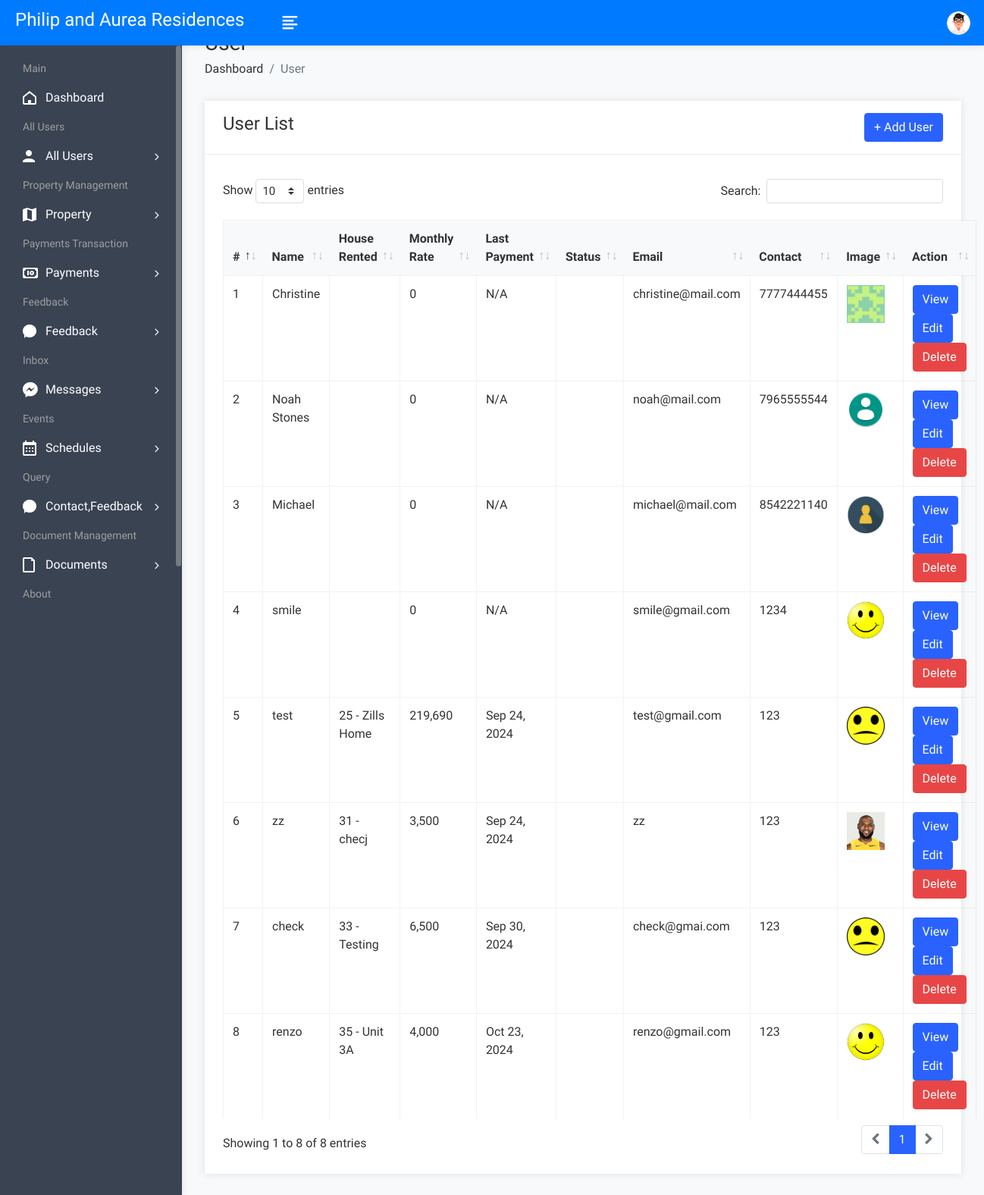
Screenshot of /admin/userlist.php (signed in) with the database file from the repository.
### tables this page shows
CREATE TABLE `user` (
  `uid` int(50) NOT NULL,
  `uname` varchar(100) NOT NULL,
  `uemail` varchar(100) NOT NULL,
  `uphone` varchar(20) NOT NULL,
  `upass` varchar(50) NOT NULL,
  `utype` varchar(50) NOT NULL,
  `uimage` varchar(300) NOT NULL,
  `house_rented` int(50) DEFAULT NULL
);

CREATE TABLE `property` (
  `pid` int(50) NOT NULL,
  `title` varchar(200) NOT NULL,
  `pcontent` longtext NOT NULL,
  `type` varchar(100) NOT NULL,
  `bhk` varchar(50) NOT NULL,
  `stype` varchar(100) NOT NULL,
  `bedroom` int(50) NOT NULL,
  `bathroom` int(50) NOT NULL,
  `balcony` int(50) NOT NULL,
  `kitchen` int(50) NOT NULL,
  `hall` int(50) NOT NULL,
  `floor` varchar(50) NOT NULL,
  `size` int(50) NOT NULL,
  `price` int(50) NOT NULL,
  `location` varchar(200) NOT NULL,
  `city` varchar(100) NOT NULL,
  `state` varchar(100) NOT NULL,
  `feature` longtext NOT NULL,
  `pimage` varchar(300) NOT NULL,
  `pimage1` varchar(300) NOT NULL,
  `pimage2` varchar(300) NOT NULL,
  `pimage3` varchar(300) NOT NULL,
  `pimage4` varchar(300) NOT NULL,
  `uid` int(50) NOT NULL,
  `status` varchar(50) NOT NULL,
  `mapimage` varchar(300) NOT NULL,
  `topmapimage` varchar(300) NOT NULL,
  `groundmapimage` varchar(300) NOT NULL,
  `totalfloor` varchar(50) NOT NULL,
  `date` datetime NOT NULL DEFAULT current_timestamp(),
  `isFeatured` int(11) DEFAULT NULL
);

CREATE TABLE `payment` (
  `id` int(11) NOT NULL,
  `uid` int(11) NOT NULL,
  `amount` float NOT NULL,
  `invoice` varchar(100) NOT NULL,
  `date_created` datetime NOT NULL DEFAULT current_timestamp()
);

### admin/userlist.php (the view, shortened to what this page needs)
<!DOCTYPE html>
<html lang="en">
<head>
        <link rel="stylesheet" href="assets/css/bootstrap.min.css">
        <link rel="stylesheet" href="assets/css/font-awesome.min.css">
        <link rel="stylesheet" href="assets/css/feathericon.min.css">
		<link rel="stylesheet" href="assets/plugins/datatables/dataTables.bootstrap4.min.css">
		<link rel="stylesheet" href="assets/plugins/datatables/responsive.bootstrap4.min.css">
		<link rel="stylesheet" href="assets/plugins/datatables/select.bootstrap4.min.css">
		<link rel="stylesheet" href="assets/plugins/datatables/buttons.bootstrap4.min.css">
        <link rel="stylesheet" href="assets/css/style.css">
    </head>
    <body>
				<?php include("header.php"); ?>
            <div class="page-wrapper">
                <div class="content container-fluid">
					<div class="page-header">
						<div class="row">
							<div class="col">
								<h3 class="page-title">User</h3>
								<ul class="breadcrumb">
									<li class="breadcrumb-item"><a href="dashboard.php">Dashboard</a></li>
									<li class="breadcrumb-item active">User</li>
								</ul>
							</div>
						</div>
					</div>
					<div class="row">
						<div class="col-sm-12">
							<div class="card">
								<div class="card-header" style="display: flex; justify-content: space-between">
									<div>
										<h4 class="card-title">User List</h4>
									</div>
									<button id="add" onclick="add()" class="btn btn-primary">+ Add User</button>
								</div>
								<div class="card-body">
									<table id="basic-datatable" class="table table-bordered table-hover">
                                            <thead>
                                                <tr>
                                                    <th>#</th>
                                                    <th>Name</th>
                                                    <th>House Rented</th>
                                                    <th>Monthly Rate</th>
                                                    <th>Last Payment</th>
                                                    <th>Status</th>
                                                    <th>Email</th>
                                                    <th>Contact</th>
													<th>Image</th>
                                                    <th>Action</th>
                                                </tr>
                                            </thead>
                                            <tbody>
											<?php
												$query=mysqli_query($con,"select * from user where utype='user'");
												$cnt=1;
												while($row=mysqli_fetch_assoc($query))
													{
														$last_payment = $con->query("SELECT * FROM payment where uid =".$row['uid']." order by unix_timestamp(date_created) desc limit 1");
														$last_payment = $last_payment->num_rows > 0 ? date("M d, Y",strtotime($last_payment->fetch_array()['date_created'])) : 'N/A';
                                                        $stmt = $con->prepare("SELECT * FROM property WHERE pid = ?");
                                                        $stmt->bind_param("i", $row['house_rented']);
                                                        $stmt->execute();
                                                        $price = $stmt->get_result();
														$price = $price->num_rows > 0 ? $price->fetch_array()['price'] : 0;
                                                        $stmt = $con->prepare("SELECT * FROM property WHERE pid = ?");
                                                        $stmt->bind_param("i", $row['house_rented']);
                                                        $stmt->execute();
                                                        $title = $stmt->get_result();
														$titleRow = mysqli_fetch_assoc($title)
											?>
                                                <tr>
                                                    <td><?php echo $cnt; ?></td>
                                                    <td><?php echo $row['uname']; ?></td>
                                                    <td><?php echo $row['house_rented']; if ($titleRow) echo ' - ' . $titleRow['title']?></td>
                                                    <td><?php echo number_format($price) ?></td>
                                                    <td><?php echo  $last_payment ?></td>
                                                    <td></td>
													<td><?php echo $row['uemail']; ?></td>
                                                    <td><?php echo $row['uphone']; ?></td>
													<td><img src="user/<?php echo $row['uimage']; ?>" height="50px" width="50px"></td>
                                                    <td>
														<button class="btn btn-primary text-white view_payment" type="button" data-id1="<?php echo $row['uid'] ?>"
														data-id2="<?php echo $row['house_rented'] ?>"
														>View</button>
														<a <?php echo "onclick='edit(
														$row[uid],
														\"$row[uname]\",
														\"$row[uemail]\",
														\"$row[uphone]\",
														$row[house_rented],
														\"$row[uimage]\")'" ?> class="btn btn-primary text-white">Edit</a>
														<a href="userdelete.php?id=<?php echo $row['uid']; ?>"><button class="btn btn-danger">Delete</button></a></td>
                                                </tr>
                                                <?php
												$cnt=$cnt+1;
												}
												?>
                                            </tbody>
                                        </table>
								</div>
							</div>
						</div>
					</div>
				</div>
			</div>
    </body>
</html>

### rows the page displays
user: uname "Christine", price "0", last_payment "N/A", uemail "christine@mail.com", uphone "7777444455", uimage (picture)
user: uname "Noah Stones", price "0", last_payment "N/A", uemail "noah@mail.com", uphone "7965555544", uimage (picture)
user: uname "Michael", price "0", last_payment "N/A", uemail "michael@mail.com", uphone "8542221140", uimage (picture)
user: uname "smile", price "0", last_payment "N/A", uemail "smile@gmail.com", uphone "1234", uimage (picture)
user: uname "test", house_rented "25", house_rented.title "Zills Home", house_rented.price "219,690", payment.date_created "Sep 24, 2024", uemail "test@gmail.com", uphone "123", uimage (picture)
user: uname "zz", house_rented "31", house_rented.title "checj", house_rented.price "3,500", payment.date_created "Sep 24, 2024", uemail "zz", uphone "123", uimage (picture)
user: uname "check", house_rented "33", house_rented.title "Testing", house_rented.price "6,500", payment.date_created "Sep 30, 2024", uemail "check@gmai.com", uphone "123", uimage (picture)
user: uname "renzo", house_rented "35", house_rented.title "Unit 3A", house_rented.price "4,000", payment.date_created "Oct 23, 2024", uemail "renzo@gmail.com", uphone "123", uimage (picture)
